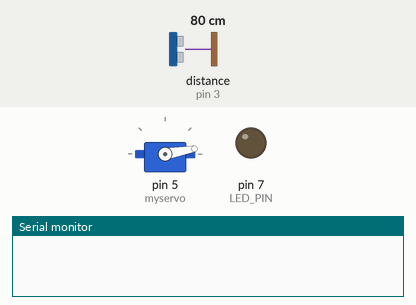
Recording of a sketch running on a simulated Arduino Uno, built with avr-gcc and run on an emulated ATmega328P. On the bench: servo, output pins drawn as LEDs (lit = HIGH), the last lines printed to the serial monitor. The inputs (shaded band) are chosen by the test bench; at power-on: distance to the obstacle (sensor on pin 3) 80 cm. The echo pulse lasts 58.3 µs per cm.

Above: at 1.5 s.
1.6 s: distance to the obstacle (sensor on pin 3) set to 33 cm
3.1 s: distance to the obstacle (sensor on pin 3) set to 27 cm
At 4.4 s:
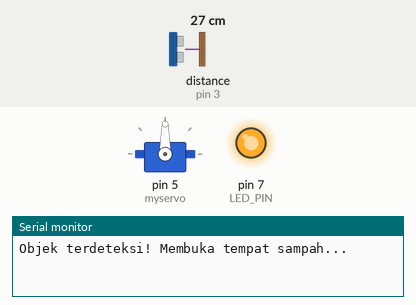
6.1 s: distance to the obstacle (sensor on pin 3) set to 35 cm
At 7.0 s:
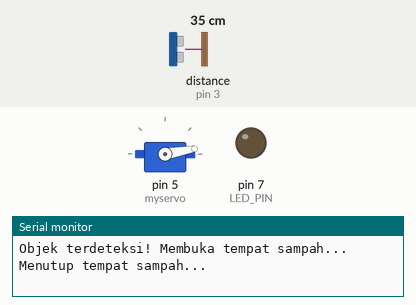
7.6 s: distance to the obstacle (sensor on pin 3) set to 2 cm
At 8.6 s:
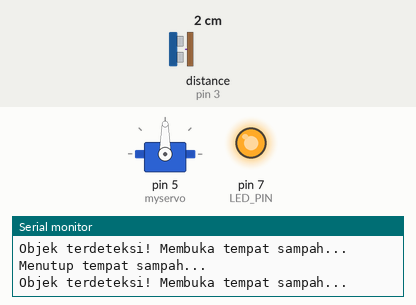
Timing chart, 0 to 11.6 s (numbered marks = the images above; inputs shaded):
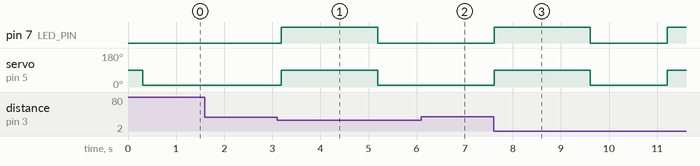

Measured:
- the behaviour switches between 31 and 30 cm on distance to the obstacle (sensor on pin 3) (found by bisection; images 0 and 1)
- after the input at 1.6 s, every drawn part: stays the same
- after the input at 3.1 s, pin 7 (LED_PIN): LOW → HIGH after 0.09 s, → LOW 2.0 s later; servo on pin 5 (myservo): 10° → 90° after 0.09 s, → 10° 2.0 s later
- after the input at 6.1 s, pin 7 (LED_PIN): stays LOW (without the input it goes to HIGH after 0.69 s); servo on pin 5 (myservo): stays 10° (without the input it goes to 90° after 0.69 s)
- after the input at 7.6 s, pin 7 (LED_PIN): LOW → HIGH at once, → LOW 2.0 s later, → HIGH 1.6 s later; servo on pin 5 (myservo): 10° → 90° at once, → 10° 2.0 s later, → 90° 1.6 s later

The sketch:

TempatSampahOtomatisServoMG90S_ULTRASONIC.ino
```cpp
//TEMPAT SAMPAH OTOMATIS MENGGUNAKAN SERVO MG90S DAN ULTRASONIC
//BY MUHAMMAD VICKY FIRNANSYAH
//https://github.com/VICKYFIRNANSYAH
#include <Servo.h>
#include <NewPing.h>

Servo myservo;

#define TRIGGER_PIN 2
#define ECHO_PIN 3
#define MAX_DISTANCE 50
#define LED_PIN 7

NewPing sonar(TRIGGER_PIN, ECHO_PIN, MAX_DISTANCE);

// Sesuaikan sudut jika MG90S kamu tidak bergerak sempurna
int sudut_terbuka = 90;
int sudut_tertutup = 10;

void setup() {
  myservo.attach(5);
  delay(300); // Tambah delay agar MG90S siap
  myservo.write(sudut_tertutup);

  pinMode(LED_PIN, OUTPUT);
  digitalWrite(LED_PIN, LOW);

  Serial.begin(9600);
  //https://github.com/VICKYFIRNANSYAH
}

void loop() {
  int vic_jarak = sonar.ping_cm();

  if (vic_jarak > 0 && vic_jarak <= 30) {
    Serial.println("Objek terdeteksi! Membuka tempat sampah...");
    myservo.write(sudut_terbuka);
    digitalWrite(LED_PIN, HIGH);
    delay(2000);
    myservo.write(sudut_tertutup);
    digitalWrite(LED_PIN, LOW);
    Serial.println("Menutup tempat sampah...");
    delay(1500);
  } else {
    myservo.write(sudut_tertutup);
    digitalWrite(LED_PIN, LOW);
  }

  delay(100);
}
```
